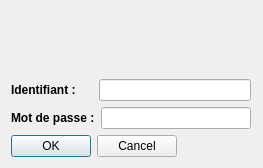
<?xml version="1.0" encoding="UTF-8"?>
<ui version="4.0">
 <class>Creer_un_compte</class>
 <widget class="QDialog" name="Creer_un_compte">
  <property name="geometry">
   <rect>
    <x>0</x>
    <y>0</y>
    <width>263</width>
    <height>168</height>
   </rect>
  </property>
  <property name="windowTitle">
   <string>Dialog</string>
  </property>
  <layout class="QFormLayout" name="formLayout">
   <item row="2" column="0">
    <spacer name="verticalSpacer">
     <property name="orientation">
      <enum>Qt::Vertical</enum>
     </property>
     <property name="sizeType">
      <enum>QSizePolicy::MinimumExpanding</enum>
     </property>
     <property name="sizeHint" stdset="0">
      <size>
       <width>20</width>
       <height>40</height>
      </size>
     </property>
    </spacer>
   </item>
   <item row="4" column="0">
    <layout class="QVBoxLayout" name="verticalLayout">
     <property name="leftMargin">
      <number>0</number>
     </property>
     <property name="topMargin">
      <number>0</number>
     </property>
     <item>
      <layout class="QHBoxLayout" name="horizontalLayout">
       <item>
        <widget class="QLabel" name="label">
         <property name="font">
          <font>
           <bold>true</bold>
          </font>
         </property>
         <property name="text">
          <string>Identifiant :     </string>
         </property>
        </widget>
       </item>
       <item>
        <widget class="QLineEdit" name="lineEdit">
         <property name="minimumSize">
          <size>
           <width>100</width>
           <height>0</height>
          </size>
         </property>
        </widget>
       </item>
      </layout>
     </item>
     <item>
      <layout class="QHBoxLayout" name="horizontalLayout_2">
       <item>
        <widget class="QLabel" name="label_2">
         <property name="font">
          <font>
           <bold>true</bold>
          </font>
         </property>
         <property name="text">
          <string>Mot de passe :</string>
         </property>
        </widget>
       </item>
       <item>
        <widget class="QLineEdit" name="lineEdit_2">
         <property name="minimumSize">
          <size>
           <width>150</width>
           <height>0</height>
          </size>
         </property>
        </widget>
       </item>
      </layout>
     </item>
    </layout>
   </item>
   <item row="5" column="0">
    <widget class="QDialogButtonBox" name="buttonBox">
     <property name="orientation">
      <enum>Qt::Horizontal</enum>
     </property>
     <property name="standardButtons">
      <set>QDialogButtonBox::Cancel|QDialogButtonBox::Ok</set>
     </property>
    </widget>
   </item>
  </layout>
 </widget>
 <resources/>
 <connections>
  <connection>
   <sender>buttonBox</sender>
   <signal>accepted()</signal>
   <receiver>Creer_un_compte</receiver>
   <slot>accept()</slot>
   <hints>
    <hint type="sourcelabel">
     <x>248</x>
     <y>254</y>
    </hint>
    <hint type="destinationlabel">
     <x>157</x>
     <y>274</y>
    </hint>
   </hints>
  </connection>
  <connection>
   <sender>buttonBox</sender>
   <signal>rejected()</signal>
   <receiver>Creer_un_compte</receiver>
   <slot>reject()</slot>
   <hints>
    <hint type="sourcelabel">
     <x>316</x>
     <y>260</y>
    </hint>
    <hint type="destinationlabel">
     <x>286</x>
     <y>274</y>
    </hint>
   </hints>
  </connection>
 </connections>
</ui>
